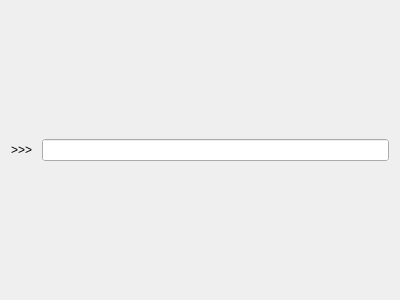
<?xml version="1.0" encoding="UTF-8"?>
<ui version="4.0">
 <class>Form</class>
 <widget class="QWidget" name="Form">
  <property name="geometry">
   <rect>
    <x>0</x>
    <y>0</y>
    <width>400</width>
    <height>300</height>
   </rect>
  </property>
  <property name="windowTitle">
   <string>Form</string>
  </property>
  <layout class="QGridLayout" name="gridLayout">
   <item row="0" column="0">
    <layout class="QHBoxLayout" name="horizontalLayout">
     <property name="topMargin">
      <number>0</number>
     </property>
     <property name="bottomMargin">
      <number>0</number>
     </property>
     <item>
      <widget class="QLabel" name="label">
       <property name="text">
        <string>&gt;&gt;&gt; </string>
       </property>
       <property name="buddy">
        <cstring>commandInput</cstring>
       </property>
      </widget>
     </item>
     <item>
      <widget class="HistoryLineEdit" name="commandInput">
       <property name="autoFillBackground">
        <bool>true</bool>
       </property>
      </widget>
     </item>
    </layout>
   </item>
  </layout>
 </widget>
 <customwidgets>
  <customwidget>
   <class>HistoryLineEdit</class>
   <extends>QLineEdit</extends>
   <header>nicos.gui.histedit.h</header>
  </customwidget>
 </customwidgets>
 <resources/>
 <connections/>
</ui>
